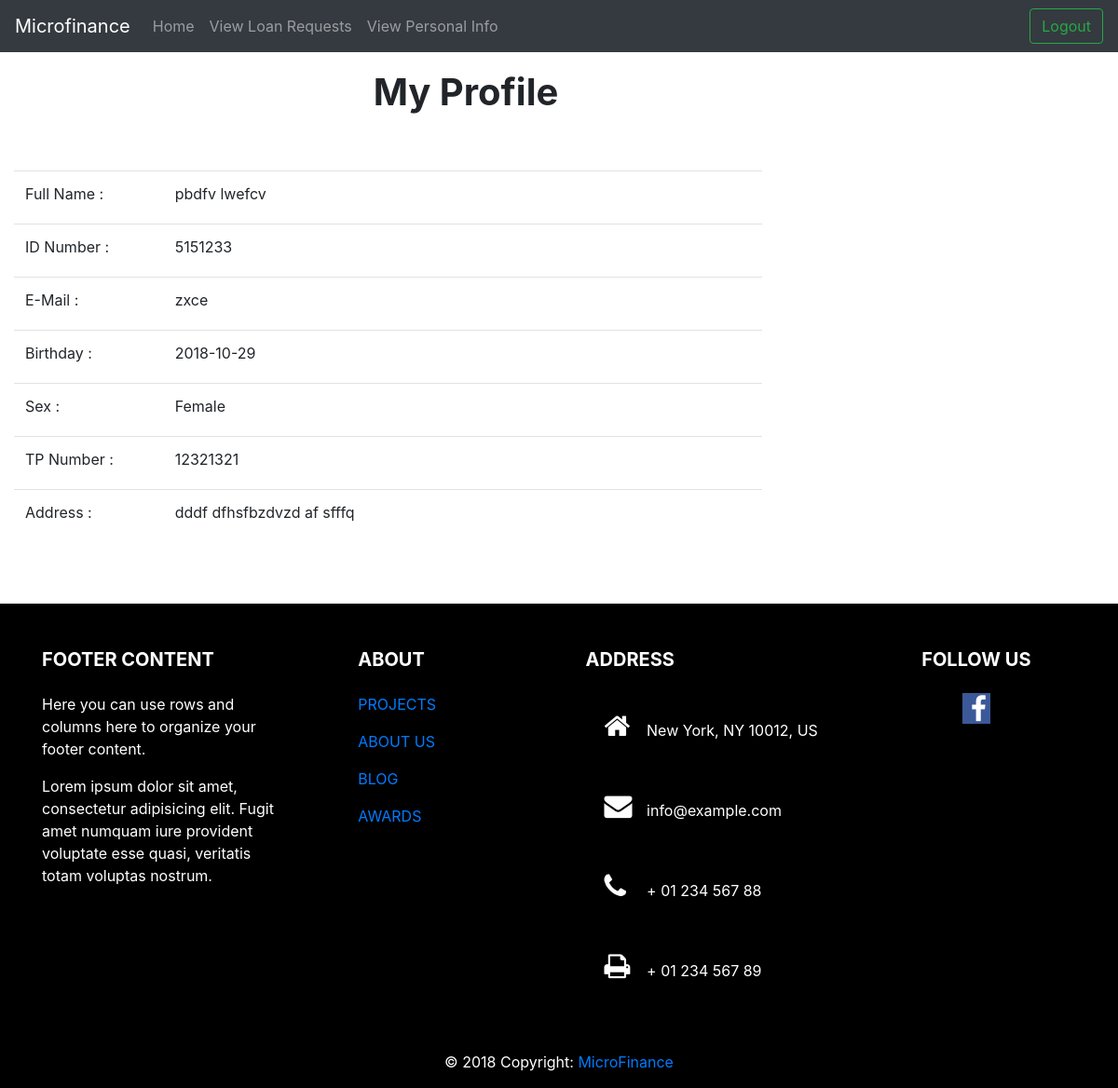
Page /Officer/viewpdetails.php (signed in) on the committed database.
### tables this page shows
CREATE TABLE `officers` (
  `officer_id` int(10) DEFAULT NULL,
  `first_name` varchar(15) DEFAULT NULL,
  `last_name` varchar(15) DEFAULT NULL,
  `email` varchar(30) DEFAULT NULL,
  `birthday` date DEFAULT NULL,
  `nic` varchar(11) DEFAULT NULL,
  `tele_phone` int(10) DEFAULT NULL,
  `address` text,
  `gender` enum('Male','Female') DEFAULT NULL,
  `region` varchar(20) DEFAULT NULL,
  `branch` varchar(20) DEFAULT NULL
);

### Classes/officer.php (called while the page is built, shortened)
<?php
class officer
{
    private $officer_id;
    public function getOfficerId()
    {
        return $this->officer_id;
    }
}

### Officer/viewpdetails.php (the view, shortened to what this page needs)
<!doctype html>
<html lang="en">
<head>
    <link rel="stylesheet" href="https://cdnjs.cloudflare.com/ajax/libs/font-awesome/4.7.0/css/font-awesome.min.css">
<link href="../css/custom.css" rel="stylesheet">
    <?php
    require_once '../Classes/officer.php';
    ?>
    <link rel="stylesheet" href="https://stackpath.bootstrapcdn.com/bootstrap/4.1.3/css/bootstrap.min.css"
>
</head>
<body>
<header>
    <nav class="navbar navbar-expand-md navbar-dark fixed-top bg-dark">
        <a class="navbar-brand" href="#">Microfinance</a>
        <div class="collapse navbar-collapse" id="navbarCollapse">
            <ul class="navbar-nav mr-auto">
            <li class="nav-item">
                    <a class="nav-link" href="officerhome.php">Home</a>
                </li>
                <li class="nav-item ">
                    <a class="nav-link" href="viewloanrequests.php">View Loan Requests </a>
                </li>
                <li class="nav-item ">
                    <a class="nav-link" href="viewpdetails.php">View Personal Info </a>
                </li>
            </ul>
            <form class="form-inline mt-2 mt-md-0" action="../login/logout.php">
                <button class="btn btn-outline-success my-2 my-sm-0" type="submit">Logout</button>
            </form>
        </div>
    </nav>
</header>
<main role="main">
    <div style="height:75px">
</div>
    <div id="content" class="col-lg-10 col-sm-10">
        <h1 align="center"><b>My Profile</b></h1>
        <div class=" row" align="center">
            <div class="col-md-8">
            </div>
            <div class="col-md-2" align="right">
            </div>
            <div class="col-md-8">
            </div>
            <div class="col-lg-10" align="left">
                <?php
                $dataconnect = new DbConnect();
                $link = $dataconnect->connect();
                $id = $_SESSION['officer']->getOfficerId();
                $query = "SELECT * FROM officers WHERE officer_id ='$id'";
                $result = mysqli_query($link, $query);
                while ($row = mysqli_fetch_array($result)) {
                    ?>
                    <form action=../Client/editprofile.php method="POST">
                        <table style='margin-top:50px;' class="table">
                            <tr>
                                <td class="lcolumn" width="20%"><label for="full name">Full Name </label> :</td>
                                <td><?php echo '<label  name="fullname" class="add1">' . $row['first_name'] . ' ' . $row['last_name'] . '</label></br>' ?></td>
                            </tr>
                            <tr>
                                <td class="lcolumn" width="20%"><label for="id">ID Number </label> :</td>
                                <td><?php echo '<label  name="nic" class="add1">' . $row['nic'] . '</label></br>' ?></td>
                            </tr>
                            <tr>
                                <td class="lcolumn" width="20%"><label for="email">E-Mail </label> :</td>
                                <td><?php echo '<label  name="email" class="add1">' . $row['email'] . '</label></br>' ?></td>
                            </tr>
                            <tr>
                                <td class="lcolumn" width="20%"><label for="birthday">Birthday </label> :</td>
                                <td><?php echo '<label  name="birthday" class="add1">' . $row['birthday'] . '</label></br>' ?></td>
                            </tr>
                            <tr>
                                <td class="lcolumn" width="20%"><label for="gender">Sex </label> :</td>
                                <td><?php echo '<label  name="gender" class="add1">' . $row['gender'] . '</label></br>' ?></td>
                            </tr>
                            <tr>
                                <td class="lcolumn" width="20%"><label for="phone">TP Number </label> :</td>
                                <td><?php echo '<label  name="phone" class="add1">' . $row['tele_phone'] . '</label></br>' ?></td>
                            </tr>
                            <tr>
                                <td class="lcolumn" width="20%"><label for="adress">Address </label> :</td>
                                <td><?php echo '<label  name="address" class="add1">' . $row['address'] . '</label></br>' ?></td>
                            </tr>
                        </table>
                    </form>
                    <?php
                }
                ?>
            </div>
        </div>
    </div>
    <div style="height:50px">
</div>
      <footer class="page-footer font-small mdb-color lighten-3 pt-4">
<div class="container text-center text-md-left">
  <div class="row">
    <div class="col-md-4 col-lg-3 mr-auto my-md-4 my-0 mt-4 mb-1">
      <h5 class="font-weight-bold text-uppercase mb-4">Footer Content</h5>
      <p>Here you can use rows and columns here to organize your footer content.</p>
      <p>Lorem ipsum dolor sit amet, consectetur adipisicing elit. Fugit amet numquam iure provident voluptate esse
        quasi, veritatis totam voluptas nostrum.</p>
    </div>
    <div class="col-md-2 col-lg-2 mx-auto my-md-4 my-0 mt-4 mb-1">
      <h5 class="font-weight-bold text-uppercase mb-4">About</h5>
      <ul class="list-unstyled">
        <li>
          <p>
            <a href="#!">PROJECTS</a>
          </p>
        </li>
        <li>
          <p>
            <a href="#!">ABOUT US</a>
          </p>
        </li>
        <li>
          <p>
            <a href="#!">BLOG</a>
          </p>
        </li>
        <li>
          <p>
            <a href="#!">AWARDS</a>
          </p>
        </li>
      </ul>
    </div>
    <div class="col-md-4 col-lg-3 mx-auto my-md-4 my-0 mt-4 mb-1">
      <h5 class="font-weight-bold text-uppercase mb-4">Address</h5>
      <ul class="list-unstyled">
        <li>
          <p>
            <i class="fa fa-home mr-3"></i> New York, NY 10012, US</p>
        </li>
        <li>
          <p>
            <i class="fa fa-envelope mr-3"></i> info@example.com</p>
        </li>
        <li>
          <p>
            <i class="fa fa-phone mr-3"></i> + 01 234 567 88</p>
        </li>
        <li>
          <p>
            <i class="fa fa-print mr-3"></i> + 01 234 567 89</p>
        </li>
      </ul>
    </div>
    <div class="col-md-2 col-lg-2 text-center mx-auto my-4">
      <h5 class="font-weight-bold text-uppercase mb-4">Follow Us</h5>
      <a type="button" class="btn-floating btn-fb">
        <i class="fa fa-facebook"></i>
      </a>
    </div>
  </div>
</div>
<div class="footer-copyright text-center py-3">© 2018 Copyright:
  <a href=""> MicroFinance</a>
</div>
</footer>
</main>
</body>
</html>

### css/custom.css (style rules this page uses)
.fa { padding: 20px; font-size: 30px; width: 45px; text-decoration: none; }
.fa-facebook { background: #3B5998; color: #FFFFFF; padding: 0.05em 0.3em; background: #3B5998; color: white; width: 30px; }
footer { background: black; color: white; }

### rows in the picture
officers: first_name "pbdfv", last_name "lwefcv", nic "5151233", email "zxce", birthday "2018-10-29", gender "Female", tele_phone "12321321", address "dddf dfhsfbzdvzd af sfffq"
